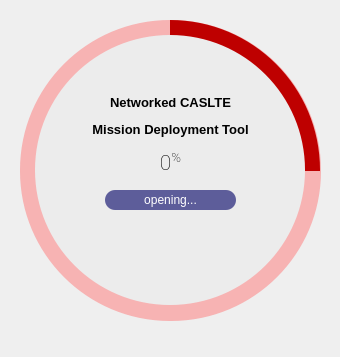
<?xml version="1.0" encoding="UTF-8"?>
<ui version="4.0">
 <class>SplashScreen</class>
 <widget class="QMainWindow" name="SplashScreen">
  <property name="geometry">
   <rect>
    <x>0</x>
    <y>0</y>
    <width>340</width>
    <height>357</height>
   </rect>
  </property>
  <property name="windowTitle">
   <string>MainWindow</string>
  </property>
  <widget class="QWidget" name="centralwidget">
   <widget class="QFrame" name="circularProgressBarBase">
    <property name="geometry">
     <rect>
      <x>10</x>
      <y>10</y>
      <width>320</width>
      <height>320</height>
     </rect>
    </property>
    <property name="frameShape">
     <enum>QFrame::NoFrame</enum>
    </property>
    <property name="frameShadow">
     <enum>QFrame::Raised</enum>
    </property>
    <widget class="QFrame" name="circularProgress">
     <property name="geometry">
      <rect>
       <x>10</x>
       <y>10</y>
       <width>300</width>
       <height>300</height>
      </rect>
     </property>
     <property name="styleSheet">
      <string notr="true">QFrame{
	border-radius: 150px;
	background-color: qconicalgradient(cx:0.5, cy:0.5, angle:90, stop:0.749 rgba(190, 0, 0, 0), stop:0.750 rgba(190, 0, 0, 255));
}</string>
     </property>
     <property name="frameShape">
      <enum>QFrame::NoFrame</enum>
     </property>
     <property name="frameShadow">
      <enum>QFrame::Raised</enum>
     </property>
    </widget>
    <widget class="QFrame" name="circularBg">
     <property name="geometry">
      <rect>
       <x>10</x>
       <y>10</y>
       <width>301</width>
       <height>301</height>
      </rect>
     </property>
     <property name="styleSheet">
      <string notr="true">QFrame{
	border-radius: 150px;
	background-color: rgba(255, 110, 110, 120);
}</string>
     </property>
     <property name="frameShape">
      <enum>QFrame::NoFrame</enum>
     </property>
     <property name="frameShadow">
      <enum>QFrame::Raised</enum>
     </property>
    </widget>
    <widget class="QFrame" name="container">
     <property name="geometry">
      <rect>
       <x>25</x>
       <y>25</y>
       <width>270</width>
       <height>270</height>
      </rect>
     </property>
     <property name="styleSheet">
      <string notr="true">QFrame{
	border-radius: 135px;
	background-color: rgb(236, 236, 236)
}</string>
     </property>
     <property name="frameShape">
      <enum>QFrame::NoFrame</enum>
     </property>
     <property name="frameShadow">
      <enum>QFrame::Raised</enum>
     </property>
     <widget class="QWidget" name="layoutWidget">
      <property name="geometry">
       <rect>
        <x>30</x>
        <y>60</y>
        <width>211</width>
        <height>161</height>
       </rect>
      </property>
      <layout class="QGridLayout" name="gridLayout">
       <item row="2" column="0">
        <widget class="QLabel" name="labelLoadingInfo">
         <property name="minimumSize">
          <size>
           <width>0</width>
           <height>20</height>
          </size>
         </property>
         <property name="maximumSize">
          <size>
           <width>16777215</width>
           <height>20</height>
          </size>
         </property>
         <property name="font">
          <font>
           <family>Segoe UI</family>
           <pointsize>9</pointsize>
          </font>
         </property>
         <property name="styleSheet">
          <string notr="true">QLabel{
	border-radius: 10px;	
	background-color: rgb(93, 93, 154);
	color: #FFFFFF;
	margin-left: 40px;
	margin-right: 40px;
}</string>
         </property>
         <property name="frameShape">
          <enum>QFrame::NoFrame</enum>
         </property>
         <property name="text">
          <string>opening...</string>
         </property>
         <property name="alignment">
          <set>Qt::AlignCenter</set>
         </property>
        </widget>
       </item>
       <item row="0" column="0">
        <widget class="QLabel" name="labelTitle">
         <property name="font">
          <font>
           <family>Segoe UI</family>
           <pointsize>12</pointsize>
          </font>
         </property>
         <property name="styleSheet">
          <string notr="true">background-color: none;
color: rgb(0, 0, 0)</string>
         </property>
         <property name="text">
          <string>&lt;html&gt;&lt;head/&gt;&lt;body&gt;&lt;p align=&quot;center&quot;&gt;&lt;span style=&quot; font-size:10pt; font-weight:600;&quot;&gt;Networked CASLTE&lt;/span&gt;&lt;/p&gt;&lt;p align=&quot;center&quot;&gt;&lt;span style=&quot; font-size:10pt; font-weight:600;&quot;&gt;Mission Deployment Tool&lt;/span&gt;&lt;/p&gt;&lt;/body&gt;&lt;/html&gt;</string>
         </property>
         <property name="alignment">
          <set>Qt::AlignCenter</set>
         </property>
        </widget>
       </item>
       <item row="1" column="0">
        <widget class="QLabel" name="labelPercentage">
         <property name="font">
          <font>
           <family>Roboto Thin</family>
           <pointsize>68</pointsize>
          </font>
         </property>
         <property name="styleSheet">
          <string notr="true">background-color: none;
color: rgb(0, 0, 0)</string>
         </property>
         <property name="text">
          <string>&lt;html&gt;&lt;head/&gt;&lt;body&gt;&lt;p align=&quot;center&quot;&gt;&lt;span style=&quot; font-size:16pt;&quot;&gt;        0&lt;/span&gt;&lt;span style=&quot; font-size:16pt; vertical-align:super;&quot;&gt;%&lt;/span&gt;&lt;/p&gt;&lt;/body&gt;&lt;/html&gt;</string>
         </property>
         <property name="alignment">
          <set>Qt::AlignCenter</set>
         </property>
        </widget>
       </item>
       <item row="4" column="0">
        <widget class="QLabel" name="labelCredits">
         <property name="font">
          <font>
           <family>Segoe UI</family>
           <pointsize>9</pointsize>
          </font>
         </property>
         <property name="styleSheet">
          <string notr="true">background-color: none;
color:rgb(231, 231, 231)</string>
         </property>
         <property name="text">
          <string/>
         </property>
         <property name="pixmap">
          <pixmap>Microflownlogo_1.png</pixmap>
         </property>
         <property name="alignment">
          <set>Qt::AlignCenter</set>
         </property>
        </widget>
       </item>
      </layout>
     </widget>
    </widget>
    <zorder>circularBg</zorder>
    <zorder>circularProgress</zorder>
    <zorder>container</zorder>
   </widget>
  </widget>
 </widget>
 <resources/>
 <connections/>
</ui>
